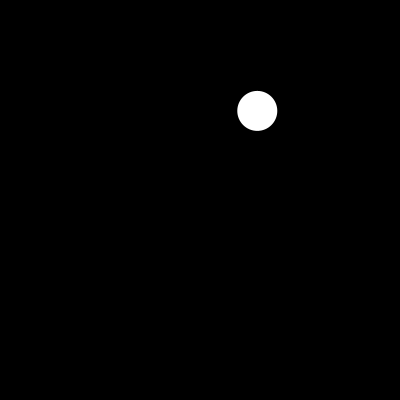
Frame 1 (no input)
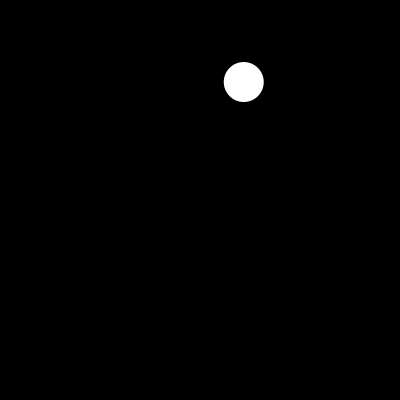
Frame 60 (the mouse pressed at the canvas centre just before this capture)
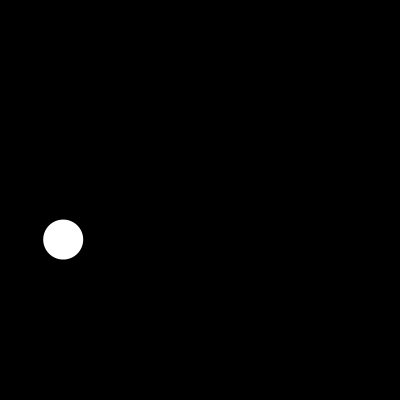
Frame 120 (the mouse held since frame 60 and released just before this capture)

The Processing sketch that drew these frames (run headless with seeded random() and noise(); from frame 60 on, the mouse is pressed at the canvas centre):

// Processing sketch: processing_66328
// ── processing_66328.pde

float x=random(20,380);
float y=random(20,380);
float xv=random(-5,5);
float yv=random(-5,5);


void setup(){
  size(400,400);
  smooth();
  noStroke();
  frameRate(random(100,400));
}

void draw(){
  background(0);
  x=x+xv;
  y=y+yv;
  if(x>=width-20){
  xv=-xv;  
  }
  if(x<=20){
  xv=-xv;  
  }
  if(y>=width-20){
  yv=-yv;  
  }
  if(y<=20){
  yv=-yv;  
  }
  ellipse(x,y,40,40);
}
